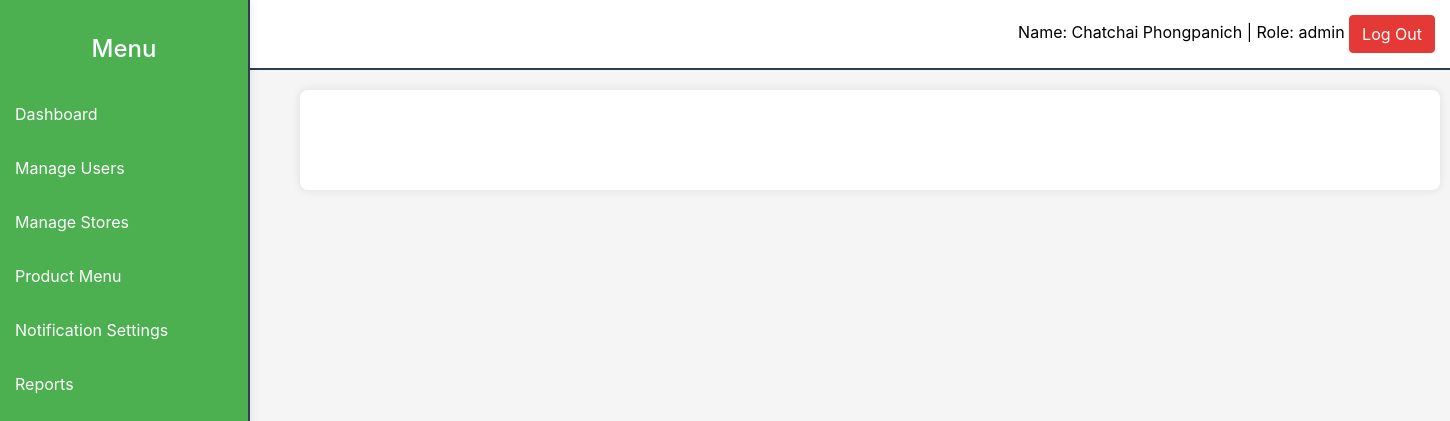
Page /Projects/page/admin/dashboard.php (signed in) on the committed database.
### tables this page shows
CREATE TABLE `users` (
  `user_id` int(11) NOT NULL,
  `name` varchar(255) NOT NULL,
  `surname` varchar(255) NOT NULL,
  `email` varchar(255) NOT NULL,
  `password` varchar(255) NOT NULL,
  `tel_user` char(10) NOT NULL,
  `role` enum('admin','manager','staff') NOT NULL,
  `store_id` int(11) DEFAULT NULL,
  `reset_password` tinyint(1) DEFAULT 0,
  `update_at` timestamp NOT NULL DEFAULT current_timestamp() ON UPDATE current_timestamp()
);

### Projects/page/admin/dashboard.php (the view, shortened to what this page needs)
<?php
include('../../config/db.php');
$user_id = $_SESSION['user_id'];
$query = "SELECT u.name, u.surname, u.role, u.store_id, s.store_name
          FROM users u
          LEFT JOIN stores s ON u.store_id = s.store_id
          WHERE u.user_id = ?";
$stmt = $conn->prepare($query);
$stmt->bind_param("i", $user_id);
$stmt->execute();
$result = $stmt->get_result();
if ($result->num_rows > 0) {
    $user = $result->fetch_assoc();
    $name = $user['name'];
    $surname = $user['surname'];
    $role = $user['role'];
} else {
    header("Location: login.php");
    exit();
}
?>
<!DOCTYPE html>
<html lang="en">
<head>
    <link rel="stylesheet" href="https://stackpath.bootstrapcdn.com/bootstrap/4.5.2/css/bootstrap.min.css">
</head>
<body>
<header id="banner">
        <a id="user-info">Name: <?php echo $name . ' ' . $surname; ?> | Role: <?php echo $role; ?>
        <button class="btn btn-danger" onclick="window.location.href='../../auth/logout.php'">Log Out</button>
    </header>
    <div id="sidebar">
        <h4 class="text-center">Menu</h4>
        <a href="dashboard.php">Dashboard</a>
        <a href="manage_user.php">Manage Users</a>
        <a href="manage_store.php">Manage Stores</a>
        <a href="product_menu.php">Product Menu</a>
        <a href="notification-settings.php">Notification Settings</a>
        <a href="reports.php">Reports</a>
    </div>
    <div class="container" id="main-content">
    </div>
 </body>
</html>

### Projects/page/admin/dashboard.php (style rules this page uses)
body { display: flex; flex-direction: column; min-height: 100vh; background-color: #f5f5f5; color: #2c3e50; }
#banner { background-color: #ffffff; border-bottom: 2px solid #2c3e50; padding: 15px; display: flex; align-items: center; justify-content: space-between; }
#user-info { margin-left: auto; color: black; }
#sidebar { width: 250px; background-color: #4caf50; border-right: 2px solid #2c3e50; color: #ffffff; padding-top: 20px; position: fixed; height: 100%; box-shadow: 0 0 10px rgba(0, 0, 0, 0.1); }
#sidebar a { color: #ffffff; text-decoration: none; padding: 15px; display: block; transition: background-color 0.3s; }
#main-content { margin-left: 300px; margin-top: 20px; padding: 50px; background-color: #ffffff; border-radius: 8px; box-shadow: 0 0 10px rgba(0, 0, 0, 0.1); }
.btn-danger { background-color: #e53935; border-color: #e53935; }

### rows in the picture
users: name "Chatchai", surname "Phongpanich", role "admin"
